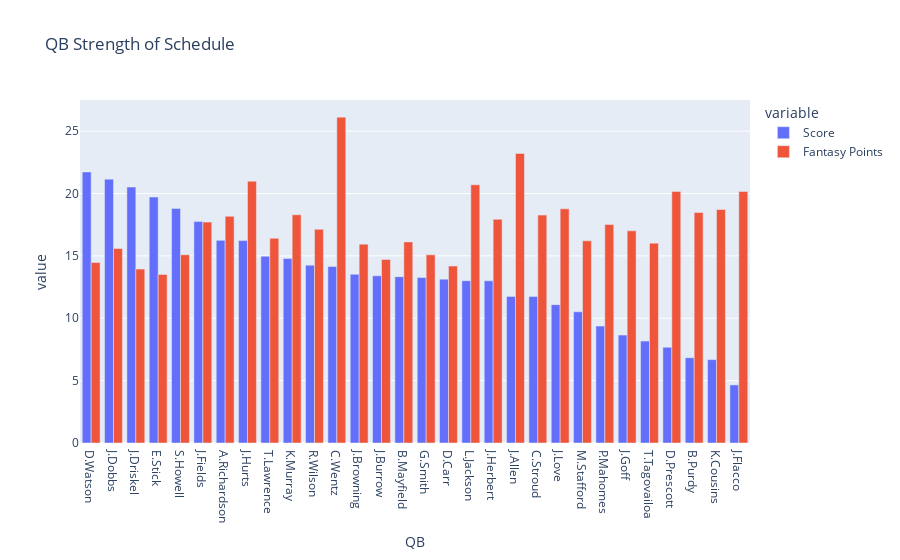

The code cell stored with this chart in its notebook:
### Code cell
fig = px.bar(df_sos.sort_values(by="Score", ascending=False), x="QB", y=["Score", "Fantasy Points"],
             title="QB Strength of Schedule", barmode="group")

fig.write_html("../interactive-2.0/QB/2023-review/qb-sos.html")
fig.show()

### Figure 1 — Plotly figure (JSON) as saved in the notebook; plotly's stock layout.template omitted (floating-point values rounded to 4 significant figures)
{"data": [{"alignmentgroup": "True", "hovertemplate": "variable=Score<br>QB=%{x}<br>value=%{y}<extra></extra>", "legendgroup": "Score", "marker": {"color": "#636efa", "pattern": {"shape": ""}}, "name": "Score", "offsetgroup": "Score", "orientation": "v", "showlegend": true, "textposition": "auto", "type": "bar", "x": ["D.Watson", "J.Dobbs", "J.Driskel", "E.Stick", "S.Howell", "J.Fields", "A.Richardson", "J.Hurts", "T.Lawrence", "K.Murray", "R.Wilson", "C.Wentz", "J.Browning", "J.Burrow", "B.Mayfield", "G.Smith", "D.Carr", "L.Jackson", "J.Herbert", "J.Allen", "C.Stroud", "J.Love", "M.Stafford", "P.Mahomes", "J.Goff", "T.Tagovailoa", "D.Prescott", "B.Purdy", "K.Cousins", "J.Flacco"], "xaxis": "x", "y": [21.73, 21.15, 20.52, 19.72, 18.8, 17.75, 16.24, 16.23, 14.98, 14.79, 14.26, 14.15, 13.53, 13.41, 13.34, 13.27, 13.13, 13.01, 13.0, 11.75, 11.75, 11.09, 10.52, 9.373, 8.651, 8.17, 7.671, 6.837, 6.684, 4.656], "yaxis": "y"}, {"alignmentgroup": "True", "hovertemplate": "variable=Fantasy Points<br>QB=%{x}<br>value=%{y}<extra></extra>", "legendgroup": "Fantasy Points", "marker": {"color": "#EF553B", "pattern": {"shape": ""}}, "name": "Fantasy Points", "offsetgroup": "Fantasy Points", "orientation": "v", "showlegend": true, "textposition": "auto", "type": "bar", "x": ["D.Watson", "J.Dobbs", "J.Driskel", "E.Stick", "S.Howell", "J.Fields", "A.Richardson", "J.Hurts", "T.Lawrence", "K.Murray", "R.Wilson", "C.Wentz", "J.Browning", "J.Burrow", "B.Mayfield", "G.Smith", "D.Carr", "L.Jackson", "J.Herbert", "J.Allen", "C.Stroud", "J.Love", "M.Stafford", "P.Mahomes", "J.Goff", "T.Tagovailoa", "D.Prescott", "B.Purdy", "K.Cousins", "J.Flacco"], "xaxis": "x", "y": [14.47, 15.59, 13.94, 13.51, 15.09, 17.71, 18.17, 20.99, 16.41, 18.3, 17.13, 26.12, 15.94, 14.72, 16.12, 15.08, 14.18, 20.7, 17.94, 23.21, 18.27, 18.77, 16.21, 17.51, 17.01, 16.02, 20.17, 18.47, 18.72, 20.17], "yaxis": "y"}], "layout": {"barmode": "group", "legend": {"title": {"text": "variable"}, "tracegroupgap": 0}, "title": {"text": "QB Strength of Schedule"}, "xaxis": {"anchor": "y", "domain": [0, 1], "title": {"text": "QB"}}, "yaxis": {"anchor": "x", "domain": [0, 1], "title": {"text": "value"}}}}
